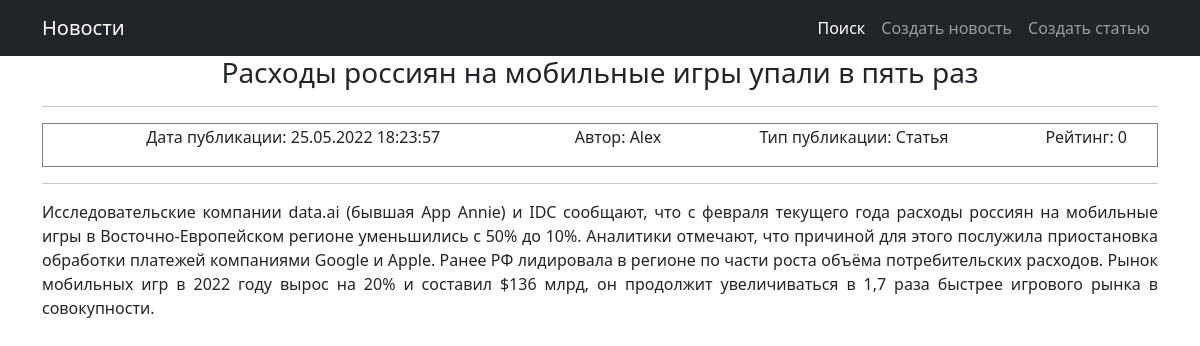
Page /news/4 on the committed database.
### news/models.py (models this page shows, shortened)
class Post(models.Model):
    types = models.CharField(max_length=2, choices=POST_TYPES, default=news)
    date_create = models.DateTimeField(auto_now_add=True)
    header = models.CharField(max_length=255)
    text = models.TextField()
    rating = models.IntegerField(default=0)
    author_id = models.ForeignKey(Author, on_delete=models.CASCADE)
    categories = models.ManyToManyField(Category, through='PostCategory')

class Author(models.Model):
    user_id = models.OneToOneField(User, on_delete=models.CASCADE)
    rating = models.IntegerField(default=0)

### news/views.py (the view, shortened to what this page needs)
# urls.py: path('news/<int:pk>', PostView.as_view(), name='news_detail'),
class PostView(DetailView):
    model = Post
    template_name = 'news/post.html'
    context_object_name = 'post'
    paginate_by = paginator_items_count
    def get_queryset(self):
        queryset = super().get_queryset()
        self.filterset = NewsFilter(self.request.GET, queryset)
        return self.filterset.qs
    def get_context_data(self, **kwargs):
        context = super().get_context_data(**kwargs)
        context['cat'] = dict(POST_TYPES)[self.object.types]
        return context

### news/templatetags/custom_filters.py (called while the page is built)
def replace(match):
    word = match.group()
    if word.lower() in bad_words:
        return word[0] + '*' * (len(word) - 1)
    else:
        return word

@register.filter()
def censor(value):
    return re.sub(r'\b\w*\b', replace, value, flags=re.I | re.U)

### templates/news/post.html (shortened to what this page needs)
{% extends 'news/default.html' %}
{% load custom_filters %}
{% block content %}
    <h3> {{ post.header|censor }}</h3>
    <hr>
    <table style="border-collapse: collapse; width: 100%;" border="1">
        <tbody>
            <tr>
                <td>
                    <p>Дата публикации: {{ post.date_create|date:'d.m.Y H:i:s'}}</p>
                </td>
                <td>
                    <p>Автор: {{ post.author_id.user_id.username}}</p>
                </td>
                <td>
                    <p>Тип публикации: {{ cat }}</p>
                </td>
                <td>
                    <p>Рейтинг: {{ post.rating }}</p>
                </td>
            </tr>
        </tbody>
    </table>
    <hr>
    <p align="justify"> {{ post.text|censor }} </p>
{% endblock content %}

### rows in the picture
Post: header|censor "Расходы россиян на мобильные игры упали в пять раз", date_create "25.05.2022 18:23:57", author_id.user_id.username "Alex", rating "0", text|censor "Исследовательские компании data.ai (бывшая App Annie) и IDC сообщают, что с февраля текущего года расходы россиян на мобильные игры в Восточно-Европейском регионе уменьшились с 50% до 10%. Аналитики отмечают, что причиной для этого послужила приостановка обработки платежей компаниями Google и Apple. Ранее РФ лидировала в регионе по части роста объёма потребительских расходов. Рынок мобильных игр в 2022 году вырос на 20% и составил $136 млрд, он продолжит увеличиваться в 1,7 раза быстрее игрового рынка в совокупности."

### other values in the picture
{{ cat }} "Статья"
